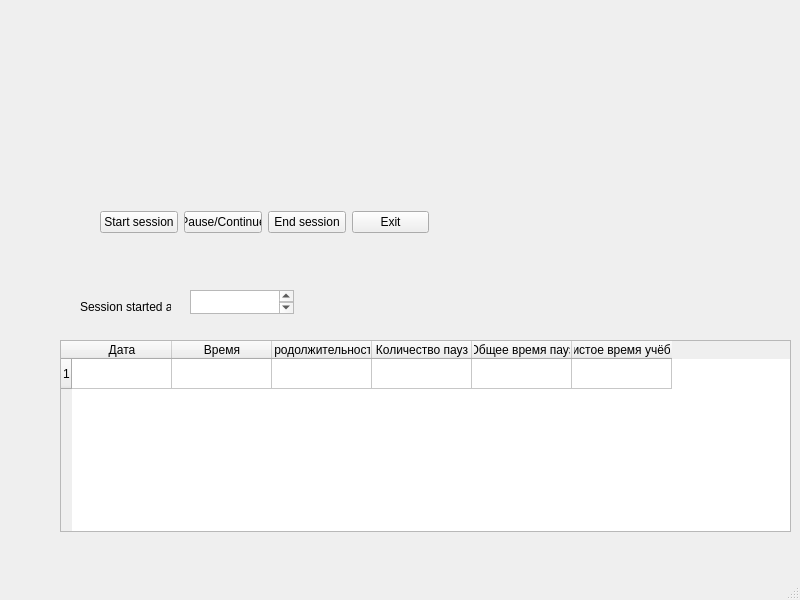
<?xml version="1.0" encoding="UTF-8"?>
<ui version="4.0">
 <class>MainWindow</class>
 <widget class="QMainWindow" name="MainWindow">
  <property name="geometry">
   <rect>
    <x>0</x>
    <y>0</y>
    <width>800</width>
    <height>600</height>
   </rect>
  </property>
  <property name="windowTitle">
   <string>MainWindow</string>
  </property>
  <widget class="QWidget" name="centralwidget">
   <widget class="QPlainTextEdit" name="plainTextEdit">
    <property name="geometry">
     <rect>
      <x>190</x>
      <y>290</y>
      <width>104</width>
      <height>24</height>
     </rect>
    </property>
   </widget>
   <widget class="QLabel" name="label">
    <property name="geometry">
     <rect>
      <x>80</x>
      <y>300</y>
      <width>91</width>
      <height>13</height>
     </rect>
    </property>
    <property name="text">
     <string>Session started at:</string>
    </property>
   </widget>
   <widget class="QTableWidget" name="tableWidget">
    <property name="geometry">
     <rect>
      <x>60</x>
      <y>340</y>
      <width>731</width>
      <height>192</height>
     </rect>
    </property>
    <property name="wordWrap">
     <bool>true</bool>
    </property>
    <property name="rowCount">
     <number>1</number>
    </property>
    <property name="columnCount">
     <number>6</number>
    </property>
    <row/>
    <column>
     <property name="text">
      <string>Дата</string>
     </property>
    </column>
    <column>
     <property name="text">
      <string>Время</string>
     </property>
    </column>
    <column>
     <property name="text">
      <string>Продолжительность</string>
     </property>
    </column>
    <column>
     <property name="text">
      <string>Количество пауз</string>
     </property>
    </column>
    <column>
     <property name="text">
      <string>Общее время пауз</string>
     </property>
    </column>
    <column>
     <property name="text">
      <string>Чистое время учёбы</string>
     </property>
    </column>
   </widget>
   <widget class="QWidget" name="">
    <property name="geometry">
     <rect>
      <x>100</x>
      <y>210</y>
      <width>329</width>
      <height>25</height>
     </rect>
    </property>
    <layout class="QHBoxLayout" name="horizontalLayout">
     <item>
      <widget class="QPushButton" name="pushButton_start_session">
       <property name="text">
        <string>Start session</string>
       </property>
      </widget>
     </item>
     <item>
      <widget class="QPushButton" name="pushButton_pause_continue">
       <property name="text">
        <string>Pause/Continue</string>
       </property>
      </widget>
     </item>
     <item>
      <widget class="QPushButton" name="pushButton_end_session">
       <property name="text">
        <string>End session</string>
       </property>
      </widget>
     </item>
     <item>
      <widget class="QPushButton" name="pushButton_exit">
       <property name="text">
        <string>Exit</string>
       </property>
      </widget>
     </item>
    </layout>
   </widget>
  </widget>
  <widget class="QMenuBar" name="menubar">
   <property name="geometry">
    <rect>
     <x>0</x>
     <y>0</y>
     <width>800</width>
     <height>21</height>
    </rect>
   </property>
  </widget>
  <widget class="QStatusBar" name="statusbar"/>
 </widget>
 <resources/>
 <connections/>
</ui>
